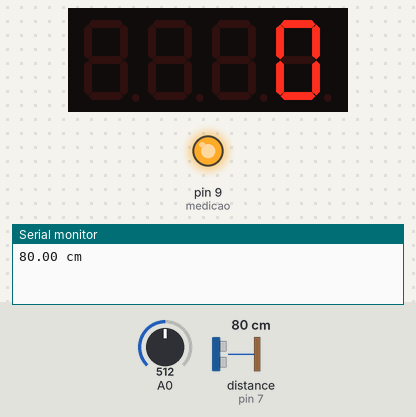
Recording of a sketch running on a simulated Arduino Uno, built with avr-gcc and run on an emulated ATmega328P. On the bench: 4-digit seven-segment display, output pins drawn as LEDs (lit = HIGH), the last lines printed to the serial monitor. The test bench sets the inputs (shaded band); at power-on: A0 = 512, distance to the obstacle (sensor on pin 7) 80 cm. Pins used as bus, display or sensor lines are not drawn.

Above: at 6.3 s.
6.4 s: A0 set to 306
At 12.2 s:
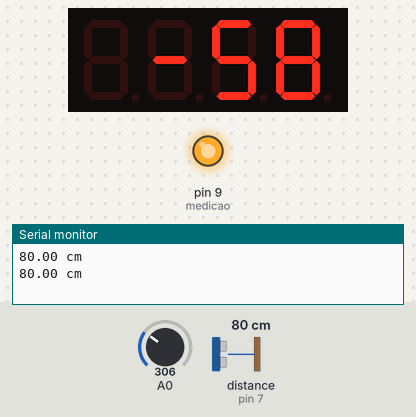
20.3 s: A0 set to 122
At 22.9 s:
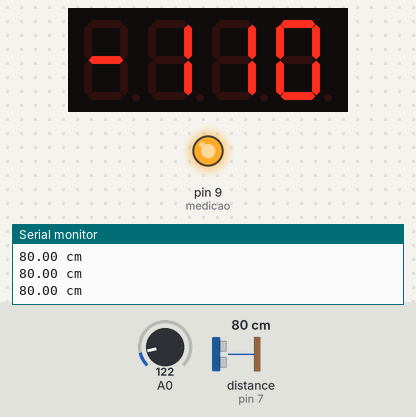
26.5 s: A0 set to 0
At 28.8 s:
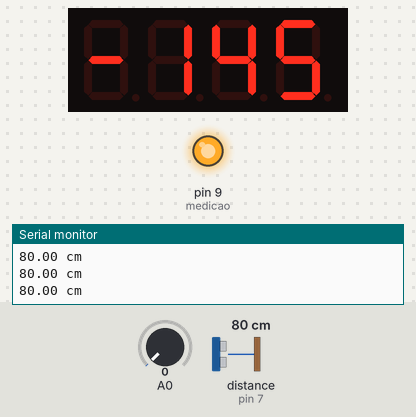
Timing chart, 0 to 30.3 s (numbered marks = the images above; inputs shaded):
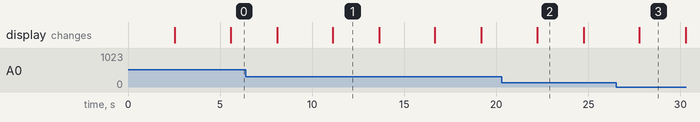

Measured:
- after the input at 6.4 s, the display: first differs from a run without the input after 4.7 s (image 1)
- after the input at 20.3 s, the display: changes after 1.9 s (image 2)
- after the input at 26.5 s, the display: changes after 1.3 s (image 3)
- what the display in image 1 shows lasts 2.5 s, from 11.1 s to 13.6 s

The sketch:

DisplayANDlevel.ino
```cpp
#include <Arduino.h>
#include <TM1637Display.h>
#include <Ultrasonic.h>
Ultrasonic ultrassom(8,7);

#define CLK 4
#define DIO 5

TM1637Display display(CLK, DIO);

float distancia;
float Sensor_Sistema;
float sistema;
int medicao = 9;


void setup() {
  Serial.begin(9600);
  pinMode(A0, INPUT);
  pinMode(medicao, OUTPUT);
  digitalWrite(medicao, HIGH);
}

void loop() {


/*
  Serial.print(sistema);
  Serial.println(" % Nível Bateria Sistema");
  Serial.print(Sensor_Sistema);
  Serial.println(" Leitura do Sensor Sistema");
  Serial.println("");
*/

  Sensor_Sistema = analogRead(A0);
  sistema = 100*(Sensor_Sistema-512)/353;
  display.setBrightness(0);                        //0 mais baixo e 7 mais alto
  display.showNumberDec(sistema, false);
  delay(2500);
  display.setBrightness(0);                        //0 mais baixo e 7 mais alto
  display.showNumberDec(Sensor_Sistema, false);
  delay(2500);


  distancia = ultrassom.Ranging(CM);
  Serial.print(distancia);
  Serial.println(" cm");
//  Serial.println("");
//  Serial.print(sistema);
//  Serial.println(" leitura sensor");
//  Serial.println("");
  delay(500);

}


 /////
```
